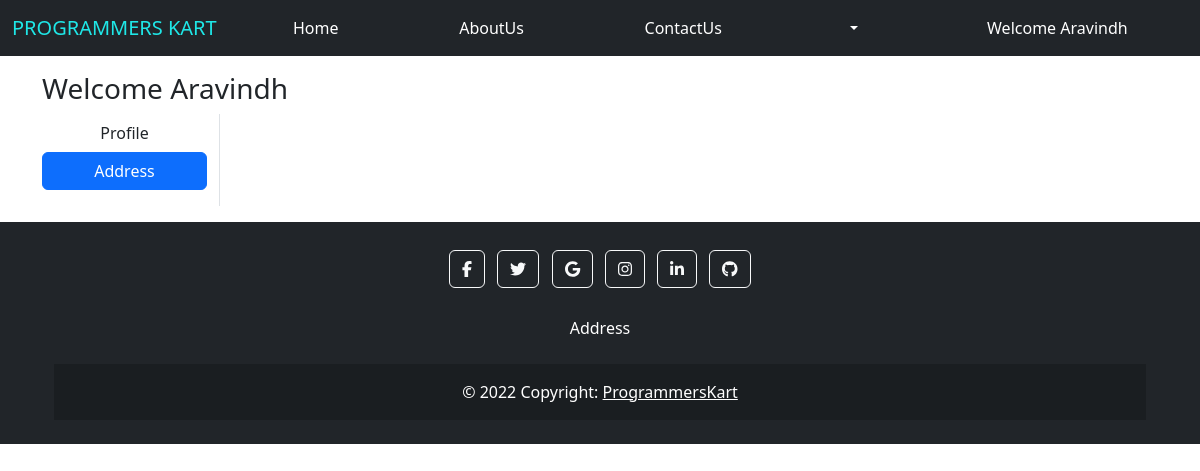
The page /address/ (signed in) on the database as committed earlier.
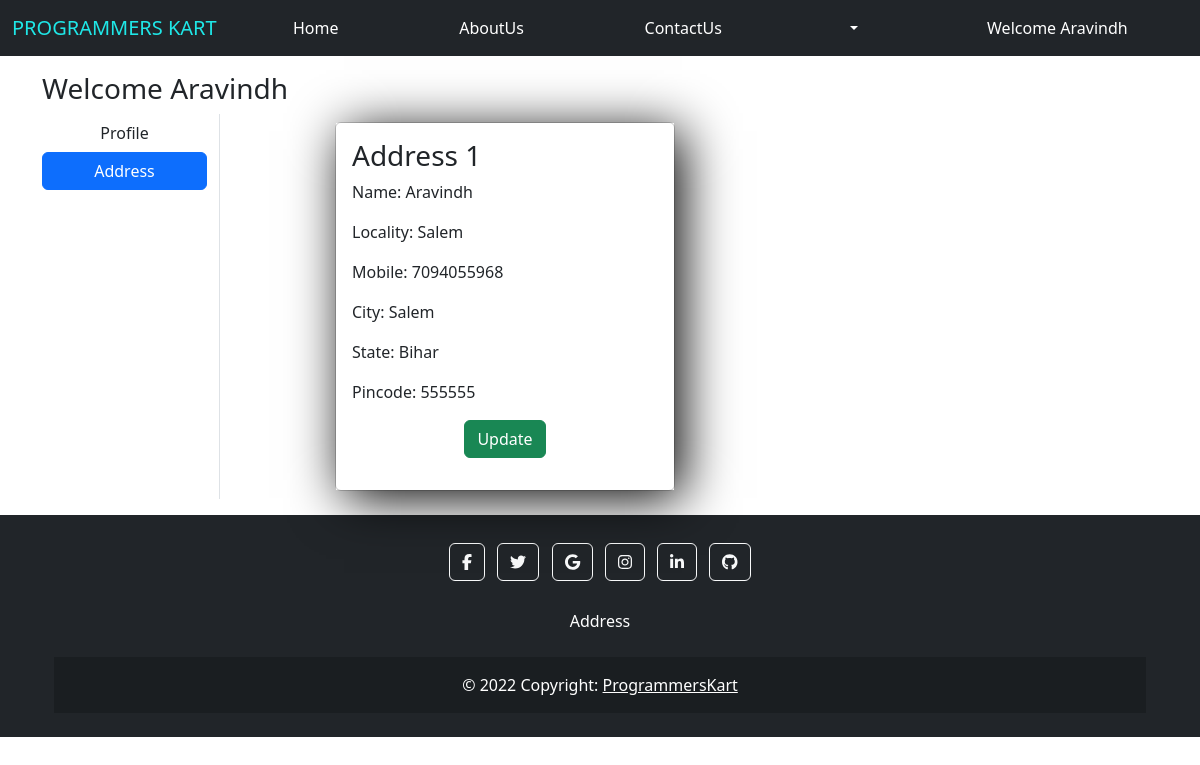
The same page on the database as committed later.
### proKApp/models.py (models this page shows, shortened)
class Customer(models.Model):
    user = models.ForeignKey(User,on_delete=models.CASCADE)
    name = models.CharField(max_length=200)
    locality = models.CharField(max_length=200)
    city = models.CharField(max_length=50)
    mobile = models.IntegerField(default=0)
    zipcode = models.IntegerField()
    state = models.CharField(choices=STATE_CHOCIES,max_length=100)

### proKApp/views.py (the view)
# urls.py: path('address/',views.address,name='address'),
def address(request):
    add = Customer.objects.filter(user=request.user)
    return render(request,'apps/address.html',locals())

### proKApp/templates/apps/address.html (shortened to what this page needs)
{%extends 'apps/base.html' %}
{% load static %}
{%block content%}
<div class="container my-3">
    <div class="row">
        <h3>Welcome <span class="text-capitalize">{{request.user}}</span></h3>
        <div class="col-sm-2 border-end">
            <ul class="list-unstyled">
                <li class="d-grid"><a href="{% url 'profile' %}" class="btn">Profile</a></li>
                <li class="d-grid"><a href="{% url 'address' %}" class="btn  btn-primary">Address</a></li>
            </ul>
        </div>
        <div class="col-sm-8 offset-sm-1">
            <div class="row">
                {% for ad in add %}
                    <div class="col-sm-6">
                        <div class="card m-2">
                            <div class="card-body">
                                <h3>Address {{forloop.counter}}</h3>
                                <p>Name: {{ad.name}}</p>
                                <p>Locality: {{ad.locality}}</p>
                                <p>Mobile: {{ad.mobile}}</p>
                                <p>City: {{ad.city}}</p>
                                <p>State: {{ad.state}}</p>
                                <p>Pincode: {{ad.zipcode}}</p>
                                <p class="text-center"><a href="{% url 'updateAddress' pk=ad.id %}" type="button" class="btn btn-success">Update</a></p>
                            </div>
                        </div>
                    </div>
                {% endfor %}
            </div>
        </div>
    </div>
</div>
{% endblock content %}

Rows that differ between the two databases and show on the page:
added Customer: name "Aravindh", locality "Salem", mobile "7094055968", city "Salem", state "Bihar", zipcode "555555"
